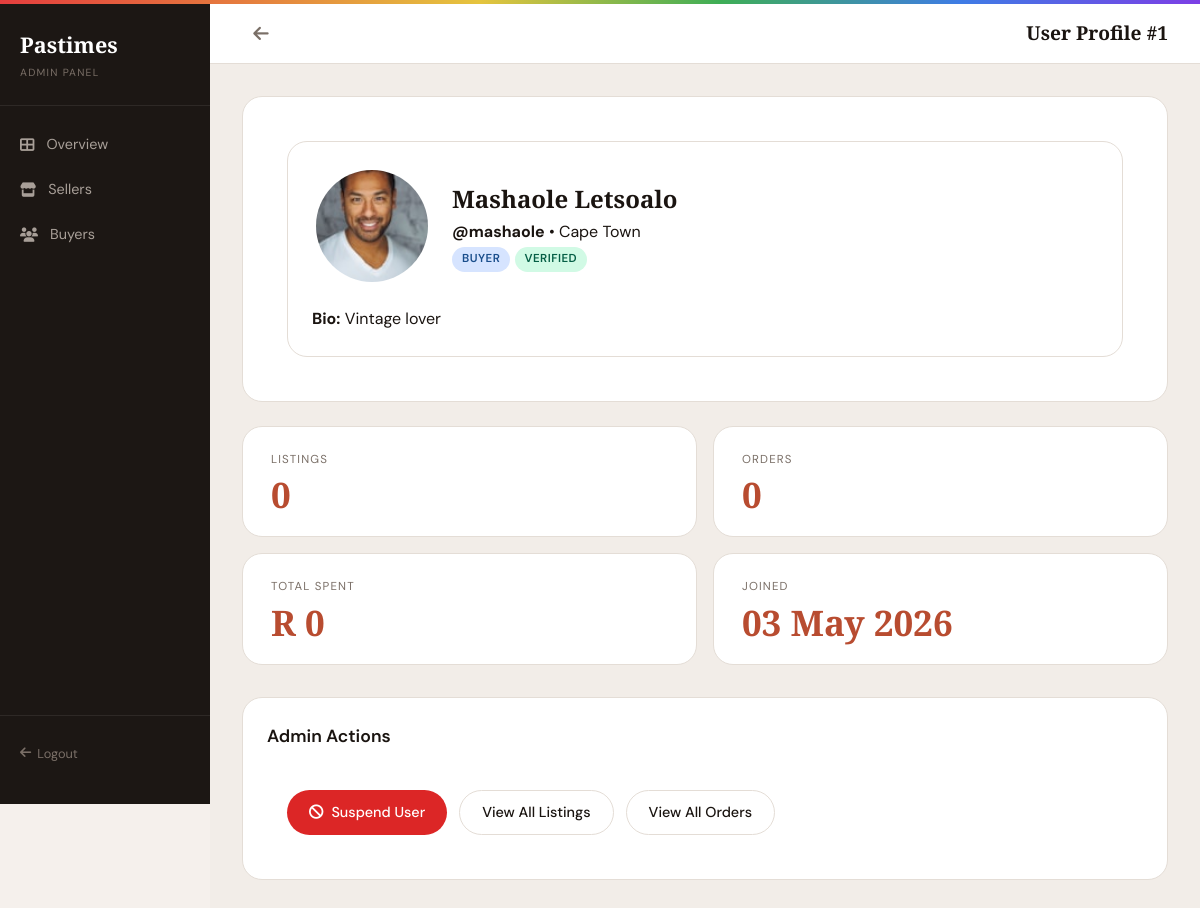
The app's page /frontend/admin-view-profile.php?id=1 (signed in) with its own data.
### tables this page shows
CREATE TABLE `tbluser` (
  `user_id` int(11) NOT NULL,
  `username` varchar(50) NOT NULL,
  `email` varchar(100) NOT NULL,
  `password_hash` varchar(255) NOT NULL,
  `first_name` varchar(50) NOT NULL,
  `last_name` varchar(50) NOT NULL,
  `role` enum('buyer','seller') NOT NULL,
  `status` enum('pending','approved','rejected') DEFAULT 'pending',
  `city` varchar(100) DEFAULT NULL,
  `bio` text DEFAULT NULL,
  `verified` tinyint(1) DEFAULT 0,
  `profile_image` varchar(255) DEFAULT NULL,
  `created_at` timestamp NOT NULL DEFAULT current_timestamp()
);

### frontend/admin-view-profile.php (the view, shortened to what this page needs)
<?php
require_once __DIR__ . '/../backend/DBConn.php';
$user_id = (int)($_GET['id'] ?? 0);
$stmt = $conn->prepare("
    SELECT u.*,
           COUNT(DISTINCT c.clothing_id) as listings_count,
           COUNT(DISTINCT o.order_id) as orders_count,
           COALESCE(SUM(o.total_amount), 0) as total_spent
    FROM tbluser u
    LEFT JOIN tblclothes c ON u.user_id = c.seller_id
    LEFT JOIN tblaorder o ON u.user_id = o.buyer_id AND o.status = 'paid'
    WHERE u.user_id = ?
    GROUP BY u.user_id
");
$stmt->bind_param("i", $user_id);
$stmt->execute();
$user = $stmt->get_result()->fetch_assoc();
?>
<!DOCTYPE html>
<html lang="en">
<head>
  <link rel="stylesheet" href="../frontend/css/style.css">
  <link rel="stylesheet" href="https://cdnjs.cloudflare.com/ajax/libs/font-awesome/6.5.0/css/all.min.css">
</head>
<body>
  <div class="layout-admin">
    <aside class="sidebar">
      <div class="sidebar-logo">
        <div class="logo-mark">Pastimes</div>
        <div class="logo-sub">Admin Panel</div>
      </div>
      <nav class="sidebar-nav">
        <a class="nav-item" href="admin.php"><i class="fas fa-th-large"></i> Overview</a>
        <a class="nav-item" href="admin-sellers.php"><i class="fas fa-store"></i> Sellers</a>
        <a class="nav-item" href="admin-buyers.php"><i class="fas fa-users"></i> Buyers</a>
      </nav>
      <div class="sidebar-footer">
        <div class="sidebar-back" onclick="location.href='../backend/logout.php'">
          <i class="fas fa-arrow-left"></i> Logout
        </div>
      </div>
    </aside>
    <main class="main-content">
      <div class="topbar">
        <a href="admin-sellers.php" class="icon-btn"><i class="fas fa-arrow-left"></i></a>
        <div class="topbar-title">User Profile #<?= $user_id ?></div>
      </div>
      <div class="page-body">
        <div class="card">
          <div class="profile-header" style="padding:24px">
            <div style="display:flex; gap:20px; align-items:center">
              <img src="./assets/images/profile_man1.jpg" alt="<?= htmlspecialchars($user['first_name']) ?>"
                   style="width:120px;height:120px;border-radius:50%;object-fit:cover;border:4px solid #fff">
              <div>
                <h2><?= htmlspecialchars($user['first_name'] . ' ' . $user['last_name']) ?></h2>
                <p><strong>@<?= htmlspecialchars($user['username'] ?? 'No username') ?></strong> • <?= htmlspecialchars($user['city'] ?? 'No location') ?></p>
                <span class="badge <?= $user['role'] == 'seller' ? 'badge-seller' : 'badge-buyer' ?>">
                  <?= strtoupper($user['role']) ?>
                </span>
                <span class="badge <?= $user['verified'] ? 'badge-approved' : 'badge-warning' ?>">
                  <?= $user['verified'] ? 'Verified' : 'Pending' ?>
                </span>
              </div>
            </div>
            <div style="margin-top:20px">
              <p><strong>Bio:</strong> <?= nl2br(htmlspecialchars($user['bio'] ?? 'No bio provided')) ?></p>
            </div>
          </div>
        </div>
        <div class="stats-grid" style="margin-top:24px">
          <div class="stat-card">
            <div class="stat-label">Listings</div>
            <div class="stat-value"><?= number_format($user['listings_count']) ?></div>
          </div>
          <div class="stat-card">
            <div class="stat-label">Orders</div>
            <div class="stat-value"><?= number_format($user['orders_count']) ?></div>
          </div>
          <div class="stat-card">
            <div class="stat-label">Total Spent</div>
            <div class="stat-value">R <?= number_format($user['total_spent']) ?></div>
          </div>
          <div class="stat-card">
            <div class="stat-label">Joined</div>
            <div class="stat-value"><?= date('d M Y', strtotime($user['created_at'])) ?></div>
          </div>
        </div>
        <div class="card" style="margin-top:24px">
          <div class="section-header">
            <div class="section-title">Admin Actions</div>
          </div>
          <div style="padding:20px; display:flex; gap:12px; flex-wrap:wrap">
            <?php if ($user['status'] !== 'suspended'): ?>
              <a href="../backend/api.php?action=suspend_user&id=<?= $user_id ?>"
                 class="btn btn-danger" onclick="return confirm('Suspend this user?')">
                <i class="fas fa-ban"></i> Suspend User
              </a>
            <?php endif; ?>
            <a href="#" class="btn btn-secondary">View All Listings</a>
            <a href="#" class="btn btn-secondary">View All Orders</a>
          </div>
        </div>
      </div>
    </main>
  </div>
</body>
</html>

### frontend/css/style.css (style rules this page uses)
:root { --clr-bg: #F2EDE8; --clr-surface: #FFFFFF; --clr-border: #E4DDD6; --clr-primary: #B84C30; --clr-primary-h: #9A3A20; --clr-text: #1A1410; --clr-muted: #7A6F67; --clr-tag-buyer: #D6E4FF; --clr-tag-seller:#FFE5CC; --clr-success: #2A7A4B; --clr-warning: #D97706; --clr-paid: #2A7A4B; --clr-pending: #D97706; --ff-display: 'Playfair Display', Georgia, serif; --ff-body: 'DM Sans', sans-serif; --radius-sm: 6px; --radius-md: 12px; --radius-lg: 20px; --radius-pill: 999px; --shadow-sm: 0 1px 3px rgba(0,0,0,.06); --shadow-md: 0 4px 16px rgba(0,0,0,.08); --shadow-lg: 0 12px 40px rgba(0,0,0,.12); --nav-w: 210px; --topbar-h: 60px; --rainbow-bar: linear-gradient(90deg,#E53E3E,#E57C3E,#E5C43E,#3EAE56,#3E7CE5,#7C3EE5); }
*,*::before,*::after { box-sizing:border-box;margin:0;padding:0 }
html { font-size:16px;-webkit-font-smoothing:antialiased }
body { background:var(--clr-bg);color:var(--clr-text);font-family:var(--ff-body);line-height:1.6 }
a { color:inherit;text-decoration:none }
img { max-width:100%;display:block }
h1,h2,h3 { font-family:var(--ff-display) }
.btn { display:inline-flex;align-items:center;justify-content:center;gap:8px; padding:10px 22px;border-radius:var(--radius-pill);font-weight:500; font-size:.9rem;transition:all .18s ease;white-space:nowrap; }
.btn-secondary { background:var(--clr-surface);color:var(--clr-text);border:1.5px solid var(--clr-border) }
.btn-danger { background:#DC2626;color:#fff }
.badge { display:inline-block;padding:3px 10px;border-radius:var(--radius-pill); font-size:.72rem;font-weight:600;letter-spacing:.04em;text-transform:uppercase; }
.badge-buyer { background:var(--clr-tag-buyer);color:#1A4E8C }
.badge-approved { background:#D1FAE5;color:#065F46 }
.card { background:var(--clr-surface);border-radius:var(--radius-lg);border:1px solid var(--clr-border);padding:24px }
.layout-admin { display:grid;grid-template-columns:var(--nav-w) 1fr;min-height:100vh }
.sidebar { background:#1C1714;color:#D4C9C2; display:flex;flex-direction:column; padding:24px 0;position:sticky;top:0;height:100vh;overflow-y:auto; }
.sidebar-logo { padding:0 20px 24px;border-bottom:1px solid rgba(255,255,255,.08) }
.sidebar-logo .logo-mark { font-family:var(--ff-display);font-size:1.35rem;color:#fff;font-weight:700 }
.sidebar-logo .logo-sub { font-size:.65rem;letter-spacing:.12em;text-transform:uppercase;color:#7A6F67;margin-top:2px }
.sidebar-nav { flex:1;padding:16px 0 }
.nav-item { display:flex;align-items:center;gap:12px; padding:11px 20px;font-size:.9rem;font-weight:400; color:#A89F98;transition:all .15s;cursor:pointer; border-radius:0;position:relative; }
.sidebar-footer { padding:16px 20px;border-top:1px solid rgba(255,255,255,.08) }
.sidebar-back { display:flex;align-items:center;gap:6px;margin-top:12px;font-size:.8rem;color:#7A6F67;cursor:pointer;transition:color .15s }
.main-content { background:var(--clr-bg);overflow-x:hidden }
.topbar { display:flex;align-items:center;justify-content:space-between; padding:0 32px;height:var(--topbar-h);background:var(--clr-surface); border-bottom:1px solid var(--clr-border);position:sticky;top:0;z-index:10; }
.topbar-title { font-size:1.2rem;font-weight:600;font-family:var(--ff-display) }
.page-body { padding:32px }
.stats-grid { display:grid;grid-template-columns:1fr 1fr;gap:16px;margin-bottom:32px }
.stat-card { background:var(--clr-surface);border-radius:var(--radius-lg); border:1px solid var(--clr-border);padding:24px 28px; }
.stat-label { font-size:.72rem;letter-spacing:.1em;text-transform:uppercase;color:var(--clr-muted);margin-bottom:8px }
.stat-value { font-size:2.2rem;font-weight:700;font-family:var(--ff-display);color:var(--clr-primary);line-height:1 }
.section-header { display:flex;align-items:center;justify-content:space-between;margin-bottom:20px }
.section-title { font-size:1.1rem;font-weight:600 }
.icon-btn { width:38px;height:38px;border-radius:50%;display:flex;align-items:center; justify-content:center;color:var(--clr-muted);font-size:1.1rem; transition:background .15s;cursor:pointer;position:relative; }
.profile-header { background:var(--clr-surface);border-radius:var(--radius-lg); border:1px solid var(--clr-border);padding:28px;margin:20px; }

### frontend/admin-view-profile.php (style rules this page uses)
body { background:#F5F0EC }

### records on screen
tbluser: first_name+last_name "Mashaole Letsoalo", username "mashaole", city "Cape Town", role "BUYER", bio "Vintage lover", created_at "03 May 2026"

### other values on screen
$user_id "1"
$user['listings_count'] "0"
$user['orders_count'] "0"
$user['total_spent'] "0"
